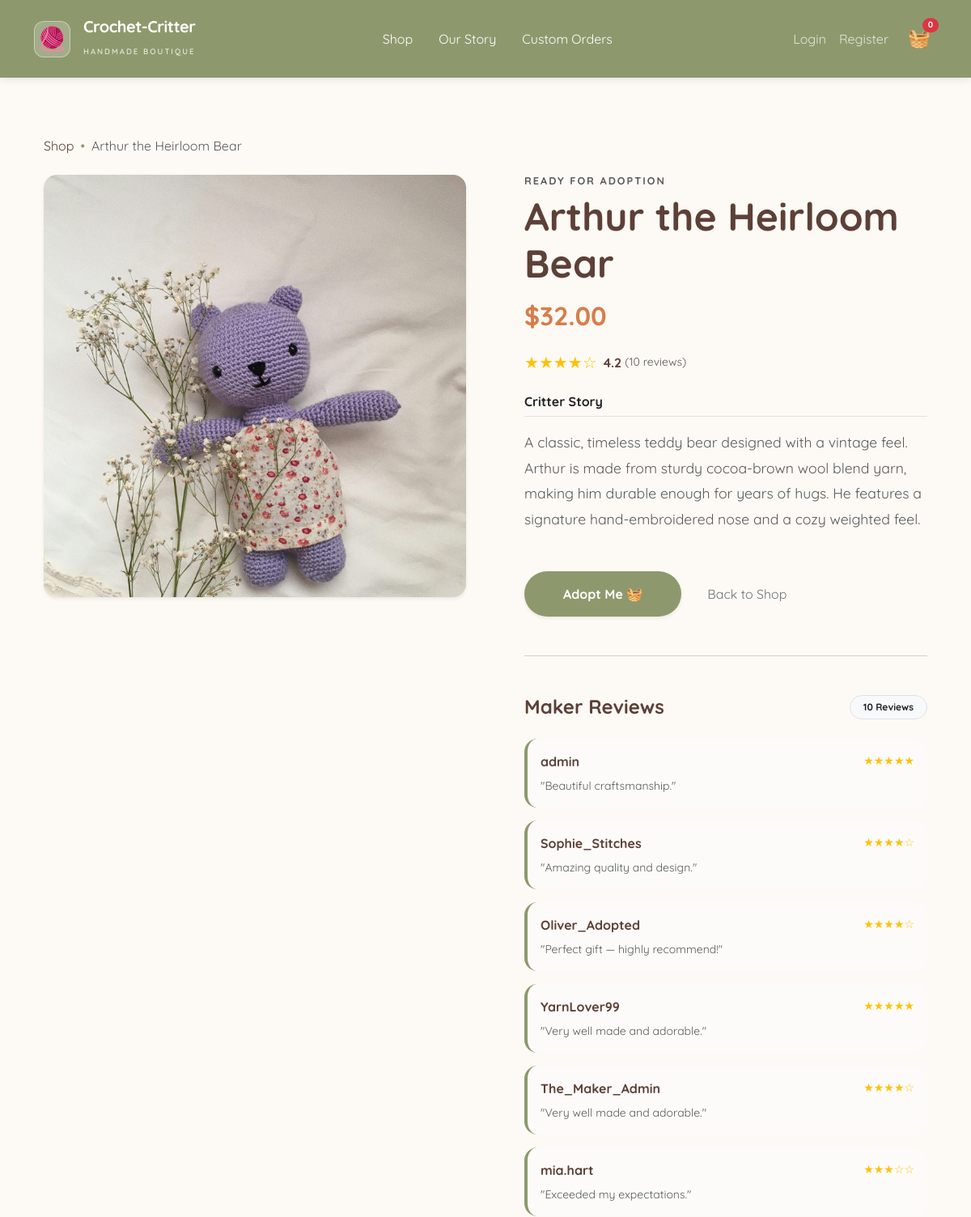
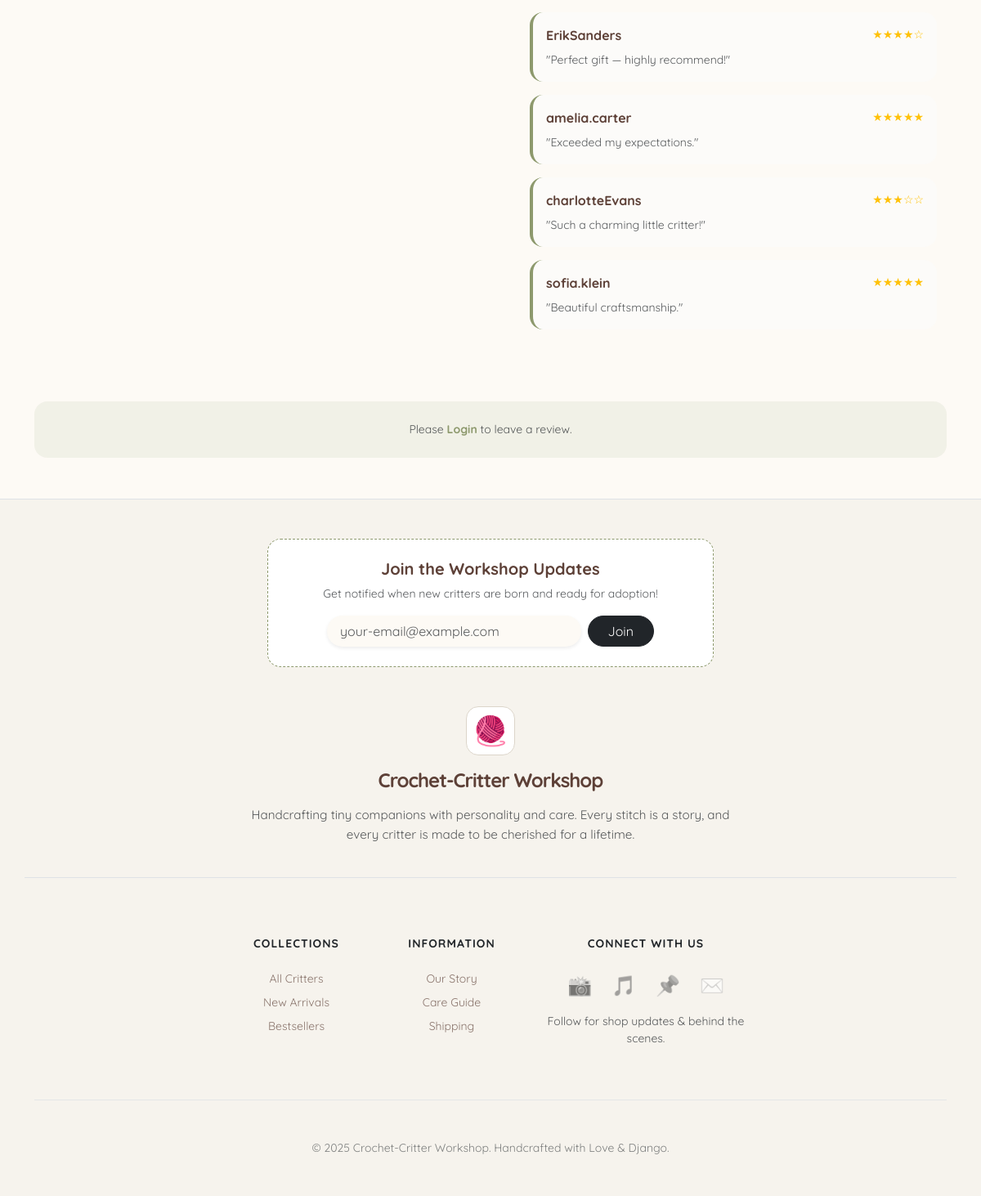
The app's page /critter/2/ with its own data (2 pictures, top to bottom).
### products/models.py (models this page shows, shortened)
class Critter(models.Model):
    name = models.CharField(max_length=200)
    description = models.TextField()
    price = models.DecimalField(max_digits=6, decimal_places=2)
    image = models.ImageField(upload_to='critters/')
    created_at = models.DateTimeField(auto_now_add=True)

class Review(models.Model):
    critter = models.ForeignKey(Critter, on_delete=models.CASCADE, related_name='reviews')
    user = models.ForeignKey(User, on_delete=models.CASCADE)
    rating = models.IntegerField(default=5)
    comment = models.TextField()
    created_at = models.DateTimeField(auto_now_add=True)

### products/views.py (the view)
# urls.py: path('critter/<int:critter_id>/', views.critter_detail, name='critter_detail'),
def critter_detail(request, critter_id):
    critter = get_object_or_404(Critter, id=critter_id)
    average_data = critter.reviews.aggregate(Avg('rating'))
    average_rating = average_data['rating__avg'] or 0
    review_count = critter.reviews.count()
    context = {
        'critter': critter,
        'average_rating': round(average_rating, 1),
        'review_count': review_count,
    }
    return render(request, 'products/critter_detail.html', context)

### products/cart.py (called while the page is built)
    def __len__(self):
        return sum(item['quantity'] for item in self.cart.values())

    def get_total_price(self):
        return sum(Decimal(item['price']) * item['quantity'] for item in self.cart.values())

### products/context_processors.py (called while the page is built)
def cart(request):
    cart = Cart(request)
    return {
        'cart': cart,
        'cart_items_count': len(cart),
        'cart_total_price': cart.get_total_price()
    }

### products/templates/products/critter_detail.html (shortened to what this page needs)
{% extends 'products/base.html' %}
{% block content %}
  <div class="container py-4">
    <nav aria-label="breadcrumb" class="mb-4">
      <ol class="breadcrumb">
        <li class="breadcrumb-item">
          <a href="{% url 'home' %}" class="footer-link" style="opacity: 1;">Shop</a>
        </li>
        <li class="breadcrumb-item active" aria-current="page">{{ critter.name }}</li>
      </ol>
    </nav>
    <div class="row g-5">
      <div class="col-md-6">
        <div class="card border-0 shadow-sm rounded-4 overflow-hidden">
          {% if critter.image %}
            <img src="{{ critter.image.url }}" class="img-fluid" alt="{{ critter.name }}" style="width: 100%; height: auto; transition: transform 0.5s ease;" />
          {% else %}
            <div class="d-flex align-items-center justify-content-center bg-light" style="height: 400px;">
              <span class="text-muted">No Image Available</span>
            </div>
          {% endif %}
        </div>
      </div>
      <div class="col-md-6">
        <div class="ps-lg-4">
          <h6 class="text-uppercase fw-bold text-muted mb-2" style="letter-spacing: 2px; font-size: 0.8rem;">Ready for Adoption</h6>
          <h1 class="display-5 fw-bold mb-3" style="color: var(--cocoa-brown);">{{ critter.name }}</h1>
          <h2 class="mb-4 fw-bold" style="color: var(--terracotta);">${{ critter.price }}</h2>
          <div class="d-flex align-items-center mb-4">
            <div class="text-warning me-2">
              <span class="fs-5">
                {% if average_rating >= 4.5 %}
                  ★★★★★
                {% elif average_rating >= 3.5 %}
                  ★★★★☆
                {% elif average_rating >= 2.5 %}
                  ★★★☆☆
                {% else %}
                  ★★☆☆☆
                {% endif %}
              </span>
            </div>
            <span class="fw-bold me-1">{{ average_rating }}</span>
            <span class="text-muted small">({{ review_count }} reviews)</span>
          </div>
          <div class="description-box mb-5">
            <h6 class="fw-bold text-dark border-bottom pb-2 mb-3">Critter Story</h6>
            <p class="text-muted" style="line-height: 1.8; font-size: 1.1rem;">{{ critter.description }}</p>
          </div>
          <div class="d-grid gap-2 d-md-flex justify-content-md-start mb-5">
            <form action="{% url 'cart_add' critter.id %}" method="POST">
              <button type="submit" class="btn btn-custom-shop rounded-pill px-5 py-3 fw-bold shadow-sm">Adopt Me 🧺</button>
            </form>
            <a href="{% url 'home' %}" class="btn btn-outline-secondary rounded-pill px-4 py-3 border-0">Back to Shop</a>
          </div>
          <hr class="my-5 opacity-10" />
          <div class="reviews-section">
            <div class="d-flex align-items-center justify-content-between mb-4">
              <h4 class="fw-bold mb-0">Maker Reviews</h4>
              <span class="badge rounded-pill bg-light text-dark border p-2 px-3">{{ critter.reviews.all|length }} Reviews</span>
            </div>
            {% for review in critter.reviews.all %}
              <div class="review-card p-3 rounded-4 mb-3" style="background-color: #fcfbf9; border-left: 4px solid var(--sage-green);">
                <div class="d-flex justify-content-between align-items-center mb-2">
                  <span class="fw-bold" style="color: var(--cocoa-brown);">{{ review.user.username }}</span>
                  <span class="text-warning small">
                    {% if review.rating == 5 %}
                      ★★★★★
                    {% elif review.rating == 4 %}
                      ★★★★☆
                    {% else %}
                      ★★★☆☆
                    {% endif %}
                  </span>
                </div>
                <p class="small text-muted mb-0 italic">"{{ review.comment }}"</p>
              </div>
            {% empty %}
              <div class="text-center p-5 rounded-4 border-dashed" style="border: 2px dashed #ddd;">
                <p class="text-muted mb-0">Be the first to share your thoughts on {{ critter.name }}!</p>
              </div>
            {% endfor %}
          </div>
        </div>
      </div>
    </div>
  </div>
  {% if user.is_authenticated %}
    <div class="mt-5 p-4 rounded-4" style="background-color: white; border: 1px solid #eee;">
      <h5 class="fw-bold mb-3" style="color: var(--cocoa-brown);">Leave a Review</h5>
      <form method="POST" action="{% url 'add_review' critter.id %}">
        {% csrf_token %}
        <div class="mb-3">
          <label class="form-label small fw-bold">Rating</label>
          <select name="rating" class="form-select rounded-pill border-0 shadow-sm" style="background-color: var(--cream-puff);">
            <option value="5">★★★★★ (Excellent)</option>
            <option value="4">★★★★☆ (Great)</option>
            <option value="3">★★★☆☆ (Good)</option>
            <option value="2">★★☆☆☆ (Fair)</option>
            <option value="1">★☆☆☆☆ (Poor)</option>
          </select>
        </div>
        <div class="mb-3">
          <label class="form-label small fw-bold">Your Thoughts</label>
          <textarea name="comment" class="form-control rounded-4 border-0 shadow-sm" rows="3" placeholder="Tell us about your new friend..." style="background-color: var(--cream-puff);"></textarea>
        </div>
        <button type="submit" class="btn btn-custom-shop rounded-pill px-4">Post Review</button>
      </form>
    </div>
  {% else %}
    <div class="mt-5 p-4 text-center rounded-4" style="background-color: rgba(141, 153, 109, 0.1);">
      <p class="mb-0 small text-muted">
        Please <a href="{% url 'login' %}" class="fw-bold text-decoration-none" style="color: var(--sage-green);">Login</a> to leave a review.
      </p>
    </div>
  {% endif %}
{% endblock %}

### products/templates/products/base.html (style rules this page uses)
:root { --sage-green: #8d996d; --cocoa-brown: #5d4037; --cream-puff: #fdfaf5; --terracotta: #d87d4a; }
body { background-color: var(--cream-puff); color: var(--cocoa-brown); font-family: 'Quicksand', sans-serif; display: flex; flex-direction: column; min-height: 100vh; }
.btn-custom-shop { background-color: var(--sage-green); color: white; border: none; transition: all 0.3s ease; }
.footer-link { text-decoration: none; color: var(--cocoa-brown); opacity: 0.7; transition: all 0.3s ease; }

### products/templates/products/critter_detail.html (style rules this page uses)
.breadcrumb-item + .breadcrumb-item::before { content: '•'; color: var(--sage-green); }

### records on screen
Critter: name "Arthur the Heirloom Bear", image (picture), price "32.00", description "A classic, timeless teddy bear designed with a vintage feel. Arthur is made from sturdy cocoa-brown wool blend yarn, making him durable enough for years of hugs. He features a signature hand-embroidered nose and a cozy weighted feel.", reviews.all|length "10"
Review: user.username "admin", comment "Beautiful craftsmanship."
Review: user.username "Sophie_Stitches", comment "Amazing quality and design."
Review: user.username "Oliver_Adopted", comment "Perfect gift — highly recommend!"
Review: user.username "YarnLover99", comment "Very well made and adorable."
Review: user.username "The_Maker_Admin", comment "Very well made and adorable."
Review: user.username "mia.hart", comment "Exceeded my expectations."
Review: user.username "ErikSanders", comment "Perfect gift — highly recommend!"
Review: user.username "amelia.carter", comment "Exceeded my expectations."
Review: user.username "charlotteEvans", comment "Such a charming little critter!"
Review: user.username "sofia.klein", comment "Beautiful craftsmanship."

### other values on screen
{{ cart_items_count }} "0"
{{ average_rating }} "4.2"
{{ review_count }} "10"
